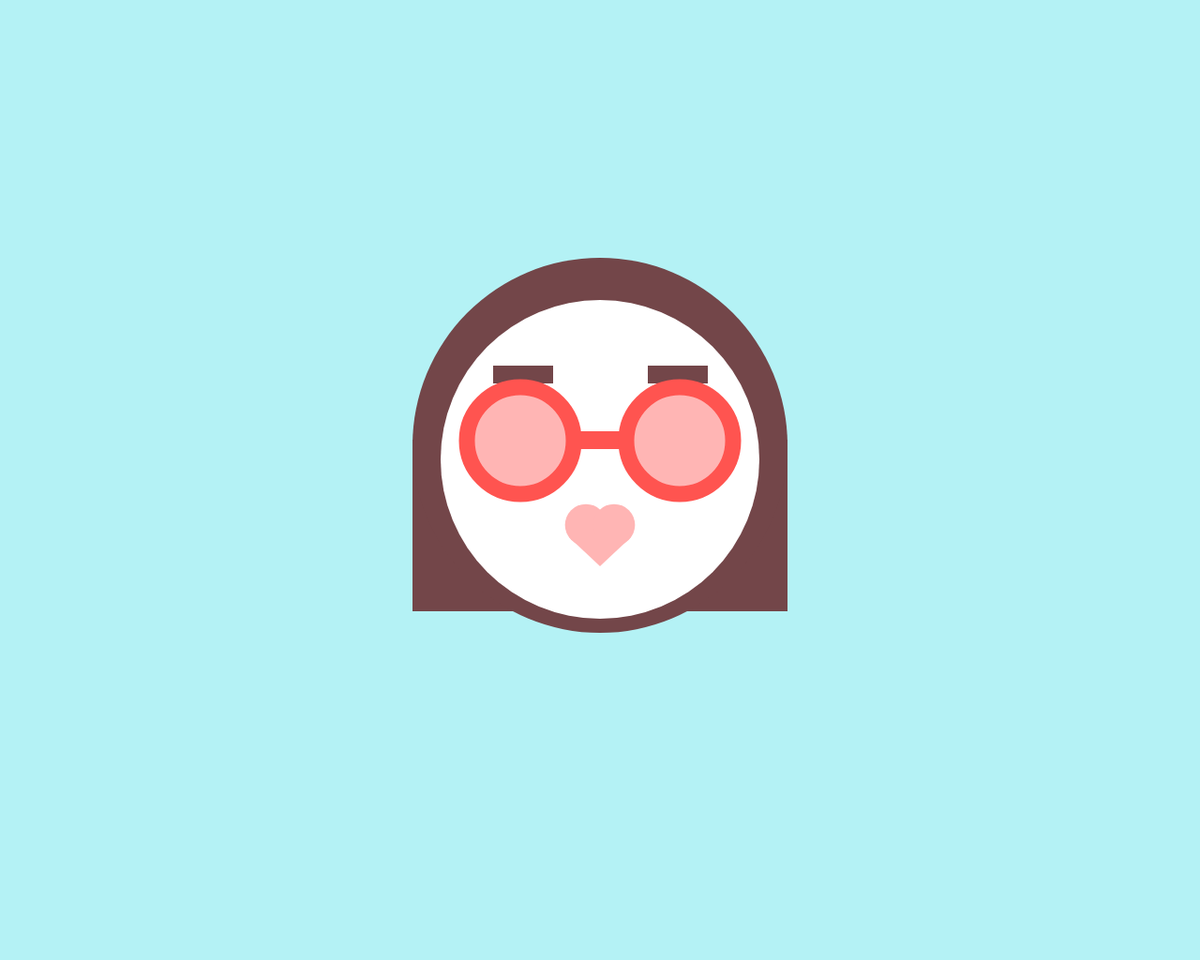
Frame 1 (no input)
Frame 60 (no input): identical to frame 1, image omitted
Frame 120 (the mouse pressed at the canvas centre since frame 60): identical to frame 1, image omitted

The p5.js sketch that drew this single still picture (run headless with seeded random() and noise() and a simulated clock; from frame 60 on, the mouse is pressed at the canvas centre):

// p5.js sketch
// ── sketch.js
function setup(){
    createCanvas(1280,1024);   
}
function draw(){
    background(180,242,245);
    fill(115,70,73);
    noStroke();
    rect(440,469,400,183);
    ellipse(640,475,400,400);
    fill(255);
    ellipse(640,490,340,340);
    fill(115,70,73);
    noStroke();
    rect(526,390,64,19);
    rect(691,390,64,19);
    fill(255,84,80);
    noStroke();
    rect(608,460,64,19);
    fill(255,181,180)
    ellipse(625,560,44.667,44.667)
    ellipse(655,560,44.667,44.667)
    triangle(607,573,640,604,673,573)
    fill(255,181,180);
    stroke(255,84,80);
    strokeWeight(17);
    ellipse(725,470,114,114)
    fill(255,181,180);
    stroke(255,84,80);
    strokeWeight(17);
    ellipse(555,470,114,114)
    
}
    
